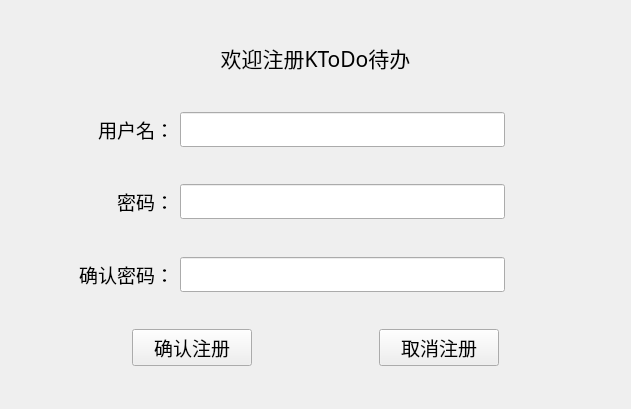
<?xml version="1.0" encoding="UTF-8"?>
<ui version="4.0">
 <class>KRegisterPage</class>
 <widget class="QWidget" name="KRegisterPage">
  <property name="geometry">
   <rect>
    <x>0</x>
    <y>0</y>
    <width>631</width>
    <height>409</height>
   </rect>
  </property>
  <property name="windowTitle">
   <string>KRegisterPage</string>
  </property>
  <property name="styleSheet">
   <string notr="true"/>
  </property>
  <layout class="QHBoxLayout" name="horizontalLayout_6">
   <item>
    <layout class="QVBoxLayout" name="verticalLayout">
     <item>
      <spacer name="verticalSpacer_6">
       <property name="orientation">
        <enum>Qt::Vertical</enum>
       </property>
       <property name="sizeHint" stdset="0">
        <size>
         <width>20</width>
         <height>40</height>
        </size>
       </property>
      </spacer>
     </item>
     <item>
      <layout class="QHBoxLayout" name="horizontalLayout_5" stretch="1,5,1">
       <item>
        <spacer name="horizontalSpacer_8">
         <property name="orientation">
          <enum>Qt::Horizontal</enum>
         </property>
         <property name="sizeHint" stdset="0">
          <size>
           <width>40</width>
           <height>20</height>
          </size>
         </property>
        </spacer>
       </item>
       <item>
        <widget class="QLabel" name="label_title">
         <property name="sizePolicy">
          <sizepolicy hsizetype="Expanding" vsizetype="Expanding">
           <horstretch>0</horstretch>
           <verstretch>0</verstretch>
          </sizepolicy>
         </property>
         <property name="font">
          <font>
           <family>楷体</family>
           <pointsize>16</pointsize>
          </font>
         </property>
         <property name="text">
          <string>欢迎注册KToDo待办</string>
         </property>
         <property name="alignment">
          <set>Qt::AlignCenter</set>
         </property>
        </widget>
       </item>
       <item>
        <spacer name="horizontalSpacer_9">
         <property name="orientation">
          <enum>Qt::Horizontal</enum>
         </property>
         <property name="sizeHint" stdset="0">
          <size>
           <width>40</width>
           <height>20</height>
          </size>
         </property>
        </spacer>
       </item>
      </layout>
     </item>
     <item>
      <spacer name="verticalSpacer">
       <property name="orientation">
        <enum>Qt::Vertical</enum>
       </property>
       <property name="sizeHint" stdset="0">
        <size>
         <width>20</width>
         <height>40</height>
        </size>
       </property>
      </spacer>
     </item>
     <item>
      <layout class="QHBoxLayout" name="horizontalLayout_3" stretch="1,2,6,1,1">
       <item>
        <spacer name="horizontalSpacer_5">
         <property name="orientation">
          <enum>Qt::Horizontal</enum>
         </property>
         <property name="sizeHint" stdset="0">
          <size>
           <width>40</width>
           <height>20</height>
          </size>
         </property>
        </spacer>
       </item>
       <item>
        <widget class="QLabel" name="label">
         <property name="sizePolicy">
          <sizepolicy hsizetype="Expanding" vsizetype="Expanding">
           <horstretch>0</horstretch>
           <verstretch>0</verstretch>
          </sizepolicy>
         </property>
         <property name="font">
          <font>
           <family>黑体</family>
           <pointsize>14</pointsize>
          </font>
         </property>
         <property name="layoutDirection">
          <enum>Qt::LeftToRight</enum>
         </property>
         <property name="text">
          <string>用户名：</string>
         </property>
         <property name="alignment">
          <set>Qt::AlignRight|Qt::AlignTrailing|Qt::AlignVCenter</set>
         </property>
        </widget>
       </item>
       <item>
        <widget class="QLineEdit" name="lineEditRegisterPageId">
         <property name="sizePolicy">
          <sizepolicy hsizetype="Expanding" vsizetype="Expanding">
           <horstretch>0</horstretch>
           <verstretch>0</verstretch>
          </sizepolicy>
         </property>
         <property name="font">
          <font>
           <family>宋体</family>
           <pointsize>14</pointsize>
          </font>
         </property>
        </widget>
       </item>
       <item>
        <widget class="QLabel" name="labelRegisterPageID">
         <property name="font">
          <font>
           <family>楷体</family>
           <pointsize>14</pointsize>
          </font>
         </property>
         <property name="styleSheet">
          <string notr="true">color:red;</string>
         </property>
         <property name="text">
          <string/>
         </property>
        </widget>
       </item>
       <item>
        <spacer name="horizontalSpacer_6">
         <property name="orientation">
          <enum>Qt::Horizontal</enum>
         </property>
         <property name="sizeHint" stdset="0">
          <size>
           <width>40</width>
           <height>20</height>
          </size>
         </property>
        </spacer>
       </item>
      </layout>
     </item>
     <item>
      <spacer name="verticalSpacer_2">
       <property name="orientation">
        <enum>Qt::Vertical</enum>
       </property>
       <property name="sizeHint" stdset="0">
        <size>
         <width>20</width>
         <height>40</height>
        </size>
       </property>
      </spacer>
     </item>
     <item>
      <layout class="QHBoxLayout" name="horizontalLayout_2" stretch="1,2,6,1,1">
       <item>
        <spacer name="horizontalSpacer_3">
         <property name="orientation">
          <enum>Qt::Horizontal</enum>
         </property>
         <property name="sizeHint" stdset="0">
          <size>
           <width>40</width>
           <height>20</height>
          </size>
         </property>
        </spacer>
       </item>
       <item>
        <widget class="QLabel" name="label_2">
         <property name="sizePolicy">
          <sizepolicy hsizetype="Expanding" vsizetype="Expanding">
           <horstretch>0</horstretch>
           <verstretch>0</verstretch>
          </sizepolicy>
         </property>
         <property name="font">
          <font>
           <family>黑体</family>
           <pointsize>14</pointsize>
          </font>
         </property>
         <property name="layoutDirection">
          <enum>Qt::LeftToRight</enum>
         </property>
         <property name="text">
          <string>密码：</string>
         </property>
         <property name="alignment">
          <set>Qt::AlignRight|Qt::AlignTrailing|Qt::AlignVCenter</set>
         </property>
        </widget>
       </item>
       <item>
        <widget class="QLineEdit" name="lineEditRegisterPagePwd">
         <property name="sizePolicy">
          <sizepolicy hsizetype="Expanding" vsizetype="Expanding">
           <horstretch>0</horstretch>
           <verstretch>0</verstretch>
          </sizepolicy>
         </property>
         <property name="font">
          <font>
           <family>宋体</family>
           <pointsize>14</pointsize>
          </font>
         </property>
         <property name="echoMode">
          <enum>QLineEdit::Password</enum>
         </property>
        </widget>
       </item>
       <item>
        <widget class="QLabel" name="labelRegisterPagePwd">
         <property name="font">
          <font>
           <family>楷体</family>
           <pointsize>14</pointsize>
          </font>
         </property>
         <property name="styleSheet">
          <string notr="true">color:red;</string>
         </property>
         <property name="text">
          <string/>
         </property>
        </widget>
       </item>
       <item>
        <spacer name="horizontalSpacer_4">
         <property name="orientation">
          <enum>Qt::Horizontal</enum>
         </property>
         <property name="sizeHint" stdset="0">
          <size>
           <width>40</width>
           <height>20</height>
          </size>
         </property>
        </spacer>
       </item>
      </layout>
     </item>
     <item>
      <spacer name="verticalSpacer_3">
       <property name="orientation">
        <enum>Qt::Vertical</enum>
       </property>
       <property name="sizeHint" stdset="0">
        <size>
         <width>20</width>
         <height>40</height>
        </size>
       </property>
      </spacer>
     </item>
     <item>
      <layout class="QHBoxLayout" name="horizontalLayout" stretch="1,2,6,1,1">
       <item>
        <spacer name="horizontalSpacer">
         <property name="orientation">
          <enum>Qt::Horizontal</enum>
         </property>
         <property name="sizeHint" stdset="0">
          <size>
           <width>40</width>
           <height>20</height>
          </size>
         </property>
        </spacer>
       </item>
       <item>
        <widget class="QLabel" name="label_3">
         <property name="sizePolicy">
          <sizepolicy hsizetype="Expanding" vsizetype="Expanding">
           <horstretch>0</horstretch>
           <verstretch>0</verstretch>
          </sizepolicy>
         </property>
         <property name="font">
          <font>
           <family>黑体</family>
           <pointsize>14</pointsize>
          </font>
         </property>
         <property name="layoutDirection">
          <enum>Qt::LeftToRight</enum>
         </property>
         <property name="text">
          <string>确认密码：</string>
         </property>
         <property name="alignment">
          <set>Qt::AlignRight|Qt::AlignTrailing|Qt::AlignVCenter</set>
         </property>
        </widget>
       </item>
       <item>
        <widget class="QLineEdit" name="lineEditRegisterPagePwdAgain">
         <property name="sizePolicy">
          <sizepolicy hsizetype="Expanding" vsizetype="Expanding">
           <horstretch>0</horstretch>
           <verstretch>0</verstretch>
          </sizepolicy>
         </property>
         <property name="font">
          <font>
           <family>宋体</family>
           <pointsize>14</pointsize>
          </font>
         </property>
         <property name="echoMode">
          <enum>QLineEdit::Password</enum>
         </property>
        </widget>
       </item>
       <item>
        <widget class="QLabel" name="labelRegisterPagePwdAgain">
         <property name="font">
          <font>
           <family>楷体</family>
           <pointsize>14</pointsize>
          </font>
         </property>
         <property name="styleSheet">
          <string notr="true">color:red;</string>
         </property>
         <property name="text">
          <string/>
         </property>
        </widget>
       </item>
       <item>
        <spacer name="horizontalSpacer_2">
         <property name="orientation">
          <enum>Qt::Horizontal</enum>
         </property>
         <property name="sizeHint" stdset="0">
          <size>
           <width>40</width>
           <height>20</height>
          </size>
         </property>
        </spacer>
       </item>
      </layout>
     </item>
     <item>
      <spacer name="verticalSpacer_4">
       <property name="orientation">
        <enum>Qt::Vertical</enum>
       </property>
       <property name="sizeHint" stdset="0">
        <size>
         <width>20</width>
         <height>40</height>
        </size>
       </property>
      </spacer>
     </item>
     <item>
      <layout class="QHBoxLayout" name="horizontalLayout_4" stretch="1,1,1,1,1">
       <item>
        <spacer name="horizontalSpacer_7">
         <property name="orientation">
          <enum>Qt::Horizontal</enum>
         </property>
         <property name="sizeHint" stdset="0">
          <size>
           <width>40</width>
           <height>20</height>
          </size>
         </property>
        </spacer>
       </item>
       <item>
        <widget class="QPushButton" name="pbnRegisterPageRegisterSure">
         <property name="sizePolicy">
          <sizepolicy hsizetype="Expanding" vsizetype="Expanding">
           <horstretch>0</horstretch>
           <verstretch>0</verstretch>
          </sizepolicy>
         </property>
         <property name="font">
          <font>
           <family>Agency FB</family>
           <pointsize>14</pointsize>
          </font>
         </property>
         <property name="text">
          <string>确认注册</string>
         </property>
        </widget>
       </item>
       <item>
        <spacer name="horizontalSpacer_10">
         <property name="orientation">
          <enum>Qt::Horizontal</enum>
         </property>
         <property name="sizeHint" stdset="0">
          <size>
           <width>40</width>
           <height>20</height>
          </size>
         </property>
        </spacer>
       </item>
       <item>
        <widget class="QPushButton" name="pbnRegisterPageRegisterCancel">
         <property name="sizePolicy">
          <sizepolicy hsizetype="Expanding" vsizetype="Expanding">
           <horstretch>0</horstretch>
           <verstretch>0</verstretch>
          </sizepolicy>
         </property>
         <property name="font">
          <font>
           <family>Agency FB</family>
           <pointsize>14</pointsize>
          </font>
         </property>
         <property name="text">
          <string>取消注册</string>
         </property>
        </widget>
       </item>
       <item>
        <spacer name="horizontalSpacer_11">
         <property name="orientation">
          <enum>Qt::Horizontal</enum>
         </property>
         <property name="sizeHint" stdset="0">
          <size>
           <width>40</width>
           <height>20</height>
          </size>
         </property>
        </spacer>
       </item>
      </layout>
     </item>
     <item>
      <spacer name="verticalSpacer_5">
       <property name="orientation">
        <enum>Qt::Vertical</enum>
       </property>
       <property name="sizeHint" stdset="0">
        <size>
         <width>20</width>
         <height>40</height>
        </size>
       </property>
      </spacer>
     </item>
    </layout>
   </item>
  </layout>
 </widget>
 <layoutdefault spacing="6" margin="11"/>
 <resources/>
 <connections/>
</ui>
